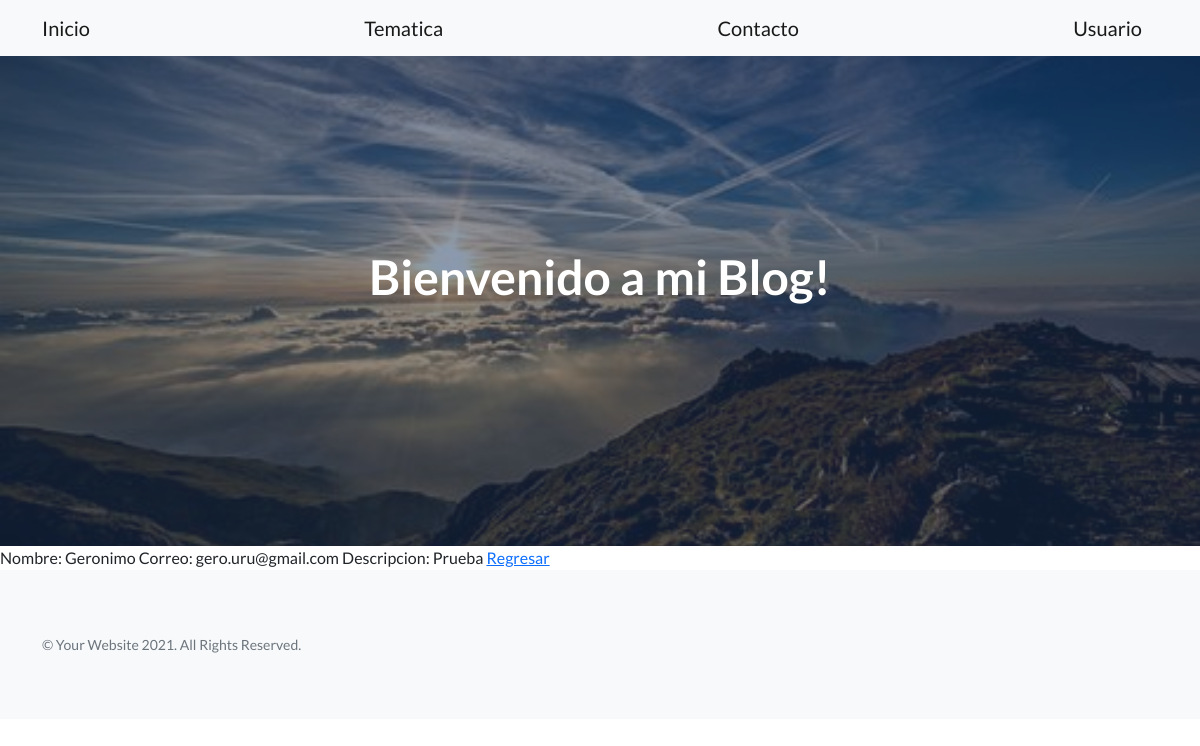
The app's page /AppFogliatti/contacto/detail/1 with its own data.
### AppFogliatti/models.py (models this page shows)
class Contacto(models.Model):
    nombre=models.CharField(max_length=40)
    correo=models.CharField(max_length=50)
    descripcion=models.CharField(max_length=300)

### AppFogliatti/views.py (the view)
# urls.py: path('contacto/detail/<pk>', views.ContactoDetail.as_view(),name='DetailContacto'),
class ContactoDetail(DetailView):
    model = Contacto
    template_name = "AppFogliatti/contacto_detail.html"

### AppFogliatti/templates/AppFogliatti/contacto_detail.html
{% extends "AppFogliatti/padre.html" %}
{% load static %}
{% block contenidoQueCambia %}
Nombre: {{contacto.nombre}}
Correo: {{contacto.correo}}
Descripcion: {{contacto.descripcion}}
<a href="{%url 'ListContacto'%}">Regresar</a>
{% endblock %}

### records on screen
Contacto: nombre "Geronimo", correo "gero.uru@gmail.com", descripcion "Prueba"
